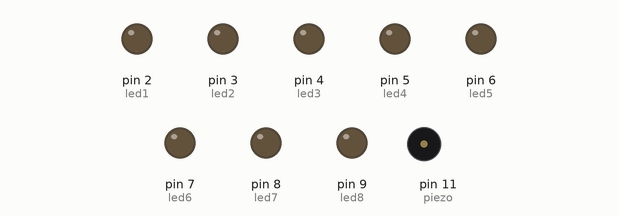
Simulated run of this sketch. Board: Arduino Uno, built with avr-gcc and run on an emulated ATmega328P. Parts: output pins drawn as LEDs (lit = HIGH), buzzer (waves = sounding). What the sketch prints to the serial monitor is not drawn.

Above: at 0.1 s.
At 17.1 s:
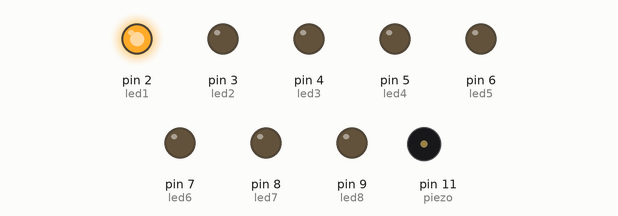
At 17.7 s:
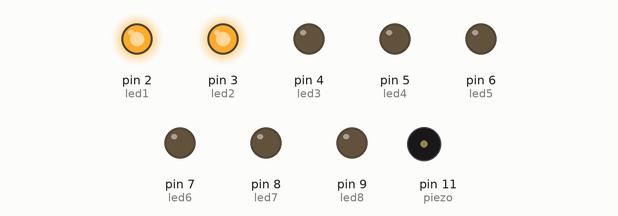
At 18.7 s:
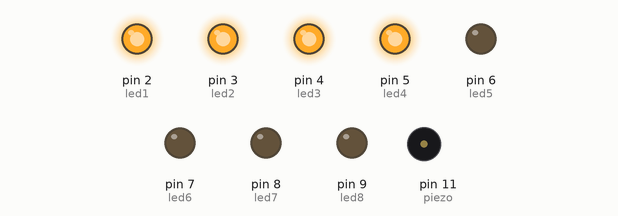
At 20.8 s:
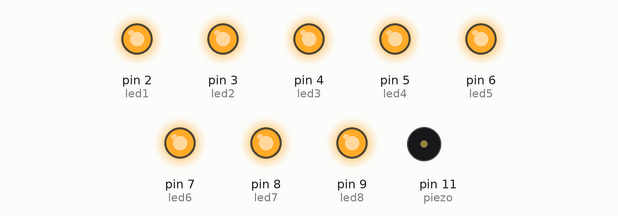
At 38.0 s:
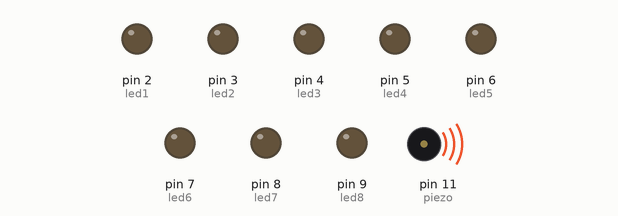
Timing chart, 0 to 40.0 s (numbered marks = the images above):
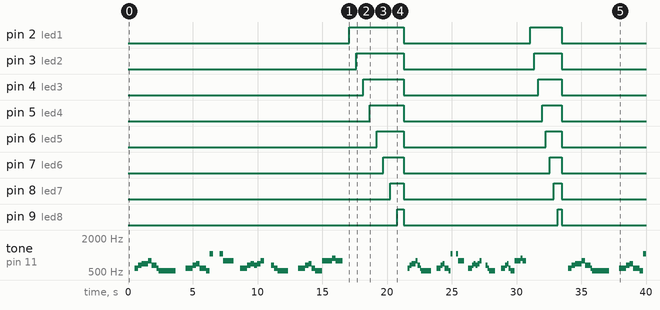

The sketch:

LAB6PROB1.ino
```cpp
// C++ code
//
int piezo = 11;

int led1 = 2;
int led2 = 3;
int led3 = 4;
int led4 = 5;
int led5 = 6;
int led6 = 7;
int led7 = 8;
int led8 = 9;

// //frequency of notes
// int c[8] = {33,65,131,262,523,1047,2093,4186};
// int cs[8] = {35,69,139,277,554,1109,2217,4434};
// int d[8] = {37,73,147,294,587,1175,2349,4698};
// int ds[8] = {39,78,156,311,622,1245,2489,4978};
// int e[7] = {41,82,165,330,659,1319,2637};
// int f[7] = {44,87,175,349,698,1397,2794};
// int fs[7] = {46,92,185,370,740,1480,2960};
// int g[7] = {49,98,196,392,784,1568,3136};
// int gs[7] = {52,104,208,415,831,1661,3322};
// int a[7] = {55,110,220,440,880,1760,3520};
// int as[7] = {58,117,233,466,932,1865,3729};
// int b[7] = {62,123,247,494,988,1976,3951};

int notesArr[12][7] = {
  {33,65,131,262,523,1047,2093},//C   0
  {35,69,139,277,554,1109,2217},//CS  1
  {37,73,147,294,587,1175,2349},//D   2
  {39,78,156,311,622,1245,2489},//DS  3
  {41,82,165,330,659,1319,2637},//E   4
  {44,87,175,349,698,1397,2794},//F   5
  {46,92,185,370,740,1480,2960},//FS  6
  {49,98,196,392,784,1568,3136},//G   7
  {52,104,208,415,831,1661,3322},//GS 8
  {55,110,220,440,880,1760,3520},//A  9
  {58,117,233,466,932,1865,3729},//AS 10
  {62,123,247,494,988,1976,3951}//B  11
};

//rickroll
int bpm = 114;
//for rr: dq, q, 16, 8, h
int quarterDuration;
int half;
int dQuarter;
int quarter;
int eight;
int sixteenth;

void setup()
{
  Serial.begin(9600);
  pinMode(piezo, OUTPUT);
  pinMode(led1, OUTPUT);
  pinMode(led2, OUTPUT);
  pinMode(led3, OUTPUT);
  pinMode(led4, OUTPUT);
  pinMode(led5, OUTPUT);
  pinMode(led6, OUTPUT);
  pinMode(led7, OUTPUT);
  pinMode(led8, OUTPUT);

  // for(int i = 0; i < 8; i++)
  // {
  //   pinMode(led[i], OUTPUT);
  //   digitalWrite(led[i], HIGH);
  //   delay(250);
  //   digitalWrite(led[i], LOW);
  // }

  //set note duration
  quarterDuration = (60000)/bpm;
  quarter = quarterDuration;
  Serial.println(quarterDuration);

  half = quarter * 2;
  Serial.println(half);

  dQuarter = quarter + (quarter / 2);
  Serial.println(dQuarter);

  eight = quarter / 2;
  Serial.println(eight);

  sixteenth = quarter / 4;
  Serial.println(sixteenth);
}

void loop()
{
  //digitalWrite(led[]);

  playSong();
  lightPattern(quarter);
  offLED();

  adjustTempo(0.75);
  playSong();
  lightPattern(quarter);
  offLED();
  returnTempo();
}

void adjustTempo(float multiplier){
  bpm += int(bpm * (multiplier));
  quarterDuration = (60000)/bpm;
  Serial.println(bpm);
  quarter = quarterDuration;
  Serial.println(quarterDuration);

  half = quarter * 2;
  Serial.println(half);

  dQuarter = quarter + (quarter / 2);
  Serial.println(dQuarter);

  eight = quarter / 2;
  Serial.println(eight);

  sixteenth = quarter / 4;
  Serial.println(sixteenth);
}

void returnTempo(){
  bpm = 114;
  quarterDuration = (60000)/bpm;
  Serial.println(bpm);
  quarter = quarterDuration;
  Serial.println(quarterDuration);

  half = quarter * 2;
  Serial.println(half);

  dQuarter = quarter + (quarter / 2);
  Serial.println(dQuarter);

  eight = quarter / 2;
  Serial.println(eight);

  sixteenth = quarter / 4;
  Serial.println(sixteenth);
}

void playSong(){
    Serial.println("Start Playing");
  //play(note, octave, duration);

  rest(quarter);
  play(2, 2, eight);
  play(4, 2, eight);
  play(5, 2, eight);
  play(5, 2, eight);
  play(7, 2, eight);
  play(4, 2, eight);

  play(4, 2, sixteenth);
  play(2, 2, sixteenth);
  play(0, 2, eight);
  play(0, 2, half);
  rest(quarter);

  rest(eight);
  play(2, 2, eight);
  play(2, 2, eight);
  play(4, 2, eight);
  play(5, 2, eight);
  play(2, 2, quarter);
  play(0, 2, eight);

  play(0, 3, eight);
  rest(quarter);
  play(0, 3, eight);
  play(7, 2, dQuarter);
  rest(quarter);

  play(2, 2, eight);
  play(2, 2, eight);
  play(4, 2, eight);
  play(5, 2, eight);
  play(4, 2, eight);
  play(5, 2, eight);
  play(7, 2, eight);
  rest(eight);

  rest(eight);
  play(4, 2, eight);
  play(2, 2, eight);
  play(0, 2, dQuarter);
  rest(quarter);

  rest(eight);
  play(2, 2, eight);
  play(2, 2, eight);
  play(4, 2, eight);
  play(5, 2, eight);
  play(2, 2, eight);
  play(0, 2, quarter);

  play(7, 2, eight);
  play(7, 2, eight);
  play(7, 2, eight);
  play(9, 2, eight);
  play(7, 2, quarter);
  rest(quarter);
};

void play(int note, int octave, int duration)
{
  tone(piezo, notesArr[note][octave+2]);
  delay(duration);
  noTone(piezo);
}

void rest(int duration){
  noTone(piezo);
  delay(duration);
}

void lightPattern(int duration){
  digitalWrite(led1,HIGH);
  delay(duration);
  digitalWrite(led2,HIGH);
  delay(duration);
  digitalWrite(led3,HIGH);
  delay(duration);
  digitalWrite(led4,HIGH);
  delay(duration);
  digitalWrite(led5,HIGH);
  delay(duration);
  digitalWrite(led6,HIGH);
  delay(duration);
  digitalWrite(led7,HIGH);
  delay(duration);
  digitalWrite(led8,HIGH);
  delay(duration);
}

void offLED(){
  digitalWrite(led1, LOW);
  digitalWrite(led2, LOW);
  digitalWrite(led3, LOW);
  digitalWrite(led4, LOW);
  digitalWrite(led5, LOW);
  digitalWrite(led6, LOW);
  digitalWrite(led7, LOW);
  digitalWrite(led8, LOW);
}
// void playCs(int note, int octave)
// {
//   tone(piezo, cs[2 + octave]);
//   delay(note);

// }
```

Measured:
- by itself, pin 2 (led1): LOW → HIGH at 17.1 s, → LOW 4.2 s later, → HIGH 9.8 s later, → LOW 2.4 s later
- by itself, pin 3 (led2): LOW → HIGH at 17.6 s, → LOW 3.7 s later, → HIGH 10.1 s later, → LOW 2.1 s later
- by itself, pin 4 (led3): LOW → HIGH at 18.1 s, → LOW 3.2 s later, → HIGH 10.4 s later, → LOW 1.8 s later
- by itself, pin 5 (led4): LOW → HIGH at 18.7 s, → LOW 2.6 s later, → HIGH 10.7 s later, → LOW 1.5 s later
- by itself, pin 6 (led5): LOW → HIGH at 19.2 s, → LOW 2.1 s later, → HIGH 11.0 s later, → LOW 1.2 s later
- by itself, pin 7 (led6): LOW → HIGH at 19.7 s, → LOW 1.6 s later, → HIGH 11.3 s later, → LOW 0.90 s later
- by itself, pin 8 (led7): LOW → HIGH at 20.3 s, → LOW 1.1 s later, → HIGH 11.6 s later, → LOW 0.60 s later
- by itself, pin 9 (led8): LOW → HIGH at 20.8 s, → LOW 0.53 s later, → HIGH 11.9 s later, → LOW 0.30 s later
